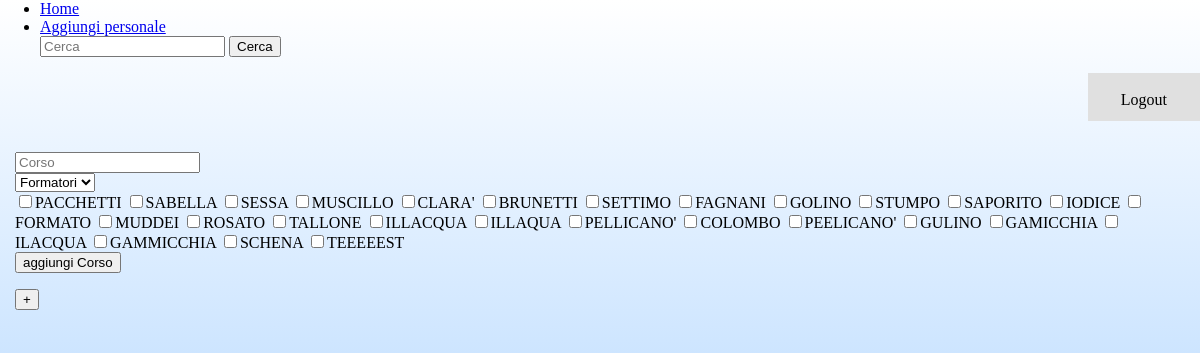
The app's page /addCorso.php (signed in), older data.
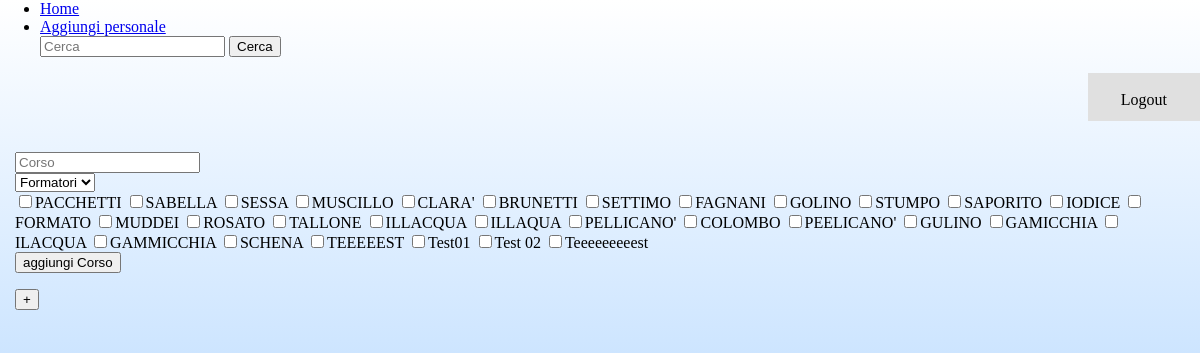
The same page, newer data.
### tables this page shows
CREATE TABLE `formatori` (
  `Id` int(11) NOT NULL AUTO_INCREMENT,
  `Cognome` varchar(45) NOT NULL,
  PRIMARY KEY (`Id`)
);

### dbHandler.php (called while the page is built, shortened)
<?php
Class DbHandler {
  protected $conn;
  function __construct(){
    $this->servername = 'localhost';
    $this->username = 'root';
    $this->password = 'root';
    $this->dbName = 'corsisicurezzadb';
    try {
      $this->conn = new PDO("mysql:host=$this->servername;dbname=$this->dbName", $this->username, $this->password);
      $this->conn->setAttribute(PDO::ATTR_ERRMODE, PDO::ERRMODE_EXCEPTION);
    }
    catch(PDOException $e) {
      echo "Connection failed: " . $e->getMessage();
    }
  }
  public function query($query){
    try {
      $sth = $this->conn->prepare($query);
      $sth->execute();
      return $sth;
    }
    catch(PDOException $e){
      return null;
    }
  }
}
class InsertHandler extends DbHandler{
  public function getFormatori()
  {
    $result = [];
    $sedi = $this->query("SELECT * FROM formatori");
    while ($c = $sedi->fetch())
      array_push($result, $c);
    return $result;
  }
}
?>

### addCorso.php (the view, shortened to what this page needs)
<?php
require_once('dbHandler.php');
?>
<html>
<head>
    <link rel="stylesheet" type="text/css" href="css/style.css">
</head>
<body>
  <div class="">
      <div class="">
          <ul class="">
              <li>
                  <a href="index.html">Home</a>
              </li>
              <?php
              require_once('dbHandler.php');
              echo '<li><a href="addPersonale.php">Aggiungi personale</a></li>';
              ?>
              <form action="DataView.php" method="get">
                  <input type="text" name="src" placeholder="Cerca" value="<?php echo (isset($_GET['src']))?$_GET['src']:''; ?>" class="searchbox" />
                  <input type="submit" value="Cerca" class="searchbtn" />
              </form>
          </ul>
          <ul class="logout-bar">
              <li>
                  <a href="LogoutResponse.php">Logout</a>
              </li>
          </ul>
      </div>
    <div class="row">
        <div class="col-12 container">
            <div>
                <div>
                  <?php
                    require_once("dbHandler.php");
                    $resp = unserialize($_POST['response']);
                    $respF = unserialize($_POST['responseF']);
                    $str = "<form action='addCorsoResponse.php' method='post' id='addCform'>
                              <input type='text' name='IdCorso' placeholder='Corso' value='".$resp['tmp']['IdCorso']."' class=''>
                              <div class='multiselect'>
                                <div class='selectBox'>
                                  <select id='select'>
                                    <option>Formatori</option>
                                  </select>
                                  <div class='overSelect'></div>
                                </div>
                                <div id='checkboxes'>";
                    $i = new InsertHandler();
                    $l = $i->getFormatori();
                    $c = 0;
                    foreach ($l as $key => $value){
                      $str = $str." <label id='$value[0]L' for='$value[0]' class='a'> <input type='checkbox' name='IdFormatore_$c:$value[0]' class='i' ";
                      $str = $str." >$value[1]</label>";
                      $c++;
                    }
                    $str = $str.'</div>
                                </div>
                                <input type="submit" name="submit" value="aggiungi Corso">
                              </form>
                              <input id="addFormatoriBtn" type="button" onclick="addFormatore()" value="+">
                              <div id="addFormatori" style="display:none">
                                <form id="addFormatoriForm" action="addFormatoreResponse.php" method="post">
                                  <input type="text" name="cognome" placeholder="Cognome Formatore" value="'.$respF['tmp']['cognome'].'" class="">
                                  <input type="submit" value="aggiungi formatore">
                                </form>
                              </div>';
                    echo $str;
                  ?>
                </div>
            </div>
        </div>
    </div>
</body>
</html>

Row changes from the older to the newer data that the page shows:
added formatori: Cognome "Test01"
added formatori: Cognome "Test 02"
added formatori: Cognome "Teeeeeeeeest"
Text that changed along with them:
form field value: (not shown) → "☐"
